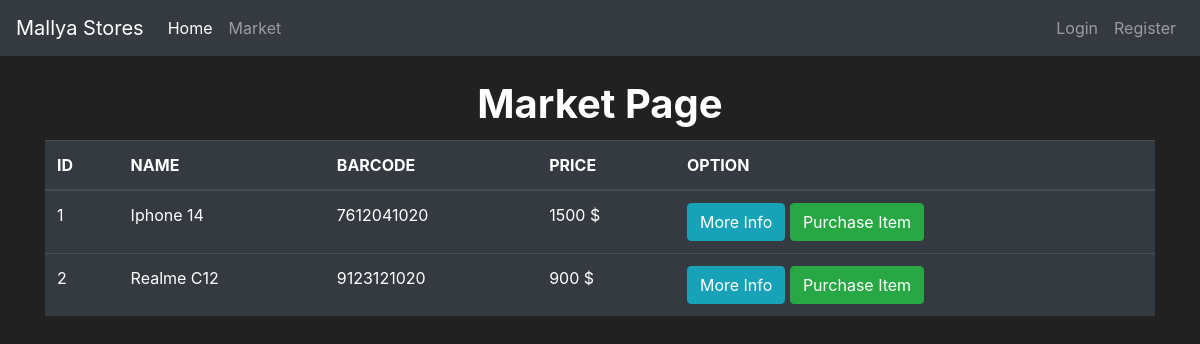
/market, run on an earlier commit of the app's database.
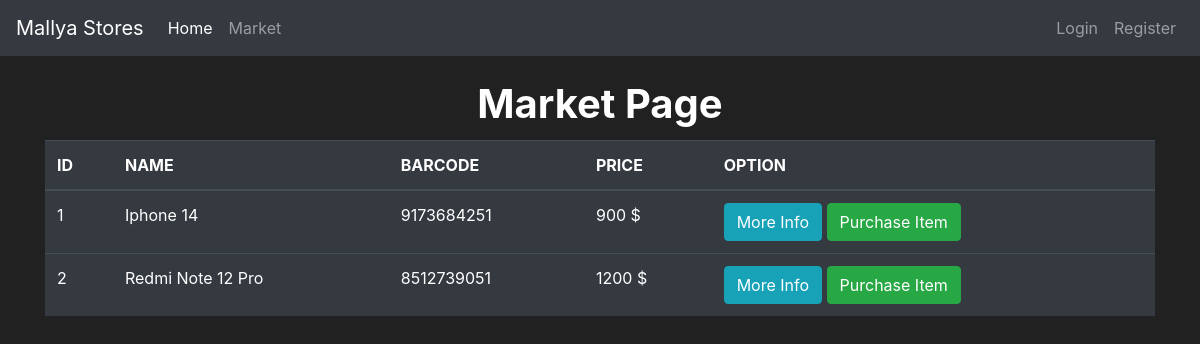
And on a later commit of the database.
### market/models.py (models this page shows, shortened)
class Item(db.Model):
    id = db.Column( db.Integer(),primary_key = True)
    name = db.Column(db.String(length=30), nullable=False, unique=True)
    price = db.Column(db.Integer(), nullable=False)
    barcode = db.Column(db.String(length=10), nullable=False, unique=True)
    description = db.Column(db.String(length=1024), nullable=False)
    owner = db.Column(db.Integer() , db.ForeignKey('user.id'))

### market/routes.py (the view)
@app.route('/market')
def market_page():
    items = Item.query.all()
    return render_template('market.html', items=items)

### market/templates/market.html (shortened to what this page needs)
{% extends 'base.html' %}
{% block content %}
<div class="container">
<h1 class="font-weight-bold  text-center pt-4 pb-1 ">Market Page</h1>
<table class="table table-hover table-dark table-responsive-md">
    <thead>
        <tr>
            <th scope="col">ID</th>
            <th scope="col">NAME</th>
            <th scope="col">BARCODE</th>
            <th scope="col">PRICE</th>
            <th scope="col">OPTION</th>
        </tr>
    </thead>
    <tbody>
        {% for i in items%}
        <tr>
                <td>{{i.id}}</td>
                <td>{{i.name}}</td>
                <td>{{i.barcode}}</td>
                <td>{{i.price}} $</td>
                <td><button class="btn btn-outline btn-info ">More Info</button>
                    <button class="btn btn-outline btn-success ">Purchase Item</button>
                </td>
            </tr>
        {%endfor%}
    </tbody>
</table>
{%endblock%}

### market/templates/base.html (shortened to what this page needs)
<!doctype html>
<html lang="en">
   <head>
      <link rel="stylesheet" href="https://cdn.jsdelivr.net/npm/bootstrap@4.5.3/dist/css/bootstrap.min.css">
   </head>
   <body>
      <nav class="navbar navbar-expand-md navbar-dark bg-dark">
        <a class="navbar-brand" href="#">Mallya Stores</a>
        <div class="collapse navbar-collapse" id="navbarNav">
          <ul class="navbar-nav mr-auto">
              <li class="nav-item active">
                  <a class="nav-link" href="{{url_for('home_page')}}">Home <span class="sr-only">(current)</span></a>
              </li>
              <li class="nav-item">
                  <a class="nav-link" href="{{url_for('market_page')}}">Market</a>
              </li>
          </ul>
          <ul class="navbar-nav">
              <li class="nav-item">
                  <a class="nav-link" href="{{url_for('login_page')}}">Login</a>
              </li>
              <li class="nav-item">
                  <a class="nav-link" href="{{url_for('register_page')}}">Register</a>
              </li>
          </ul>
        </div>
      </nav>
      {%block content%}
      {%endblock%}
   </body>
</html>

### market/templates/base.html (style rules this page uses)
body { background-color: #212121; color: white }

What changed in the data, as far as the page shows it:
changed Item "Iphone 14": barcode "7612041020" → "9173684251"; price "1500" → "900"
changed Item id 2: name "Realme C12" → "Redmi Note 12 Pro"; barcode "9123121020" → "8512739051"; price "900" → "1200"
